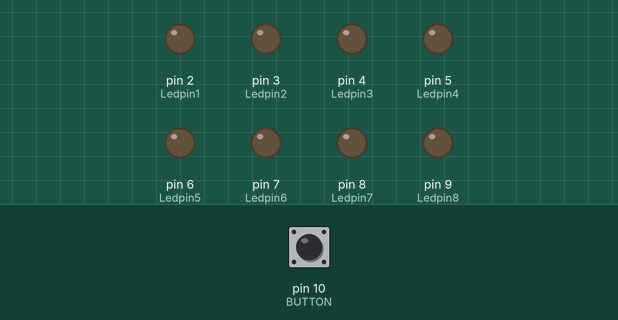
Simulated run of this sketch. Board: Arduino Uno, built with avr-gcc and run on an emulated ATmega328P. Parts: output pins drawn as LEDs (lit = HIGH). Dashed ring = blinking. Inputs (shaded band) come from the test bench; at power-on: pin 10 (BUTTON) LOW.

Above: at 1.2 s.
1.3 s: pin 10 (BUTTON) pulled HIGH for 0.15 s
At 1.86 s:
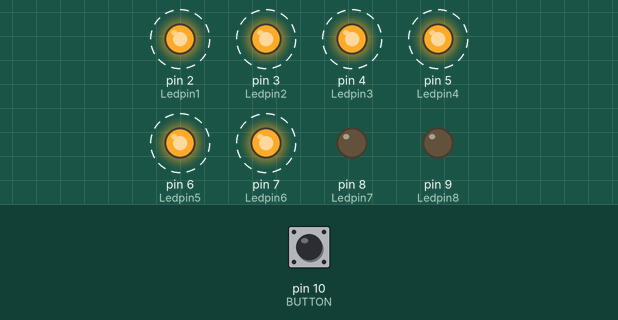
4.3 s: pin 10 (BUTTON) pulled HIGH for 1 s
At 4.9 s:
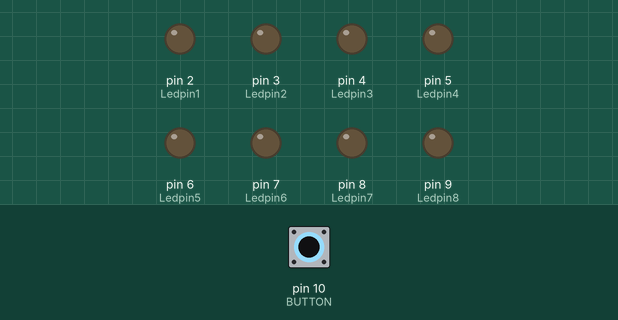
6.8 s: pin 10 (BUTTON) pulled HIGH for 3.2 s
At 7.56 s:
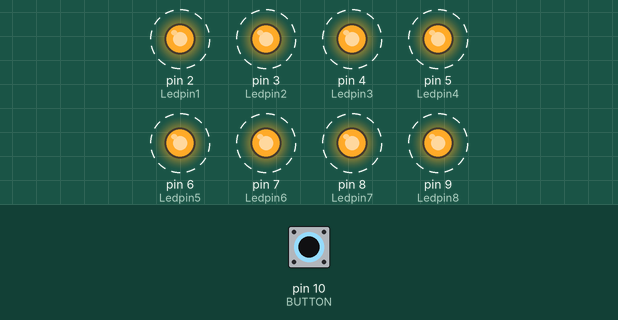
Timing chart, 0 to 17.5 s (numbered marks = the images above; inputs shaded):
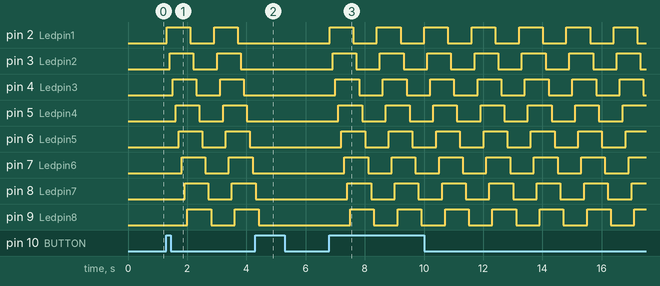

The sketch:

LEd8_varisi_but_rasa_switch.ino
```cpp
// PROJECT: Toggle On/Off LED dan Pushbutton
// Level: 1/10

int Ledpin1 =  2;
int Ledpin2 =  3;
int Ledpin3 =  4;
int Ledpin4 =  5;
int Ledpin5 =  6;
int Ledpin6 =  7;
int Ledpin7 =  8;
int Ledpin8 =  9;

const int BUTTON = 10; // pin untuk pushbutton
int val = 0; // variabel penyimpan nilai input
int old_val = 0; // variabel untuk menyimpan nilai input sebelumnya
int state = 0; // 0 = LED off dan 1 = LED on

void setup() {
   pinMode(Ledpin1, OUTPUT);
  pinMode(Ledpin2, OUTPUT);
  pinMode(Ledpin3, OUTPUT);
  pinMode(Ledpin4, OUTPUT);
  pinMode(Ledpin5, OUTPUT);
  pinMode(Ledpin6, OUTPUT);
  pinMode(Ledpin7, OUTPUT);
  pinMode(Ledpin8, OUTPUT);
   pinMode(BUTTON, INPUT); // deklarasi pushbutton sbg input
}

void loop(){
   val = digitalRead(BUTTON); // membaca nilai BUTTON menyimpan nilainya
   // mengecek perubahan val
   if ((val == HIGH) && (old_val == LOW)){
      state = 1 - state;
      delay(10); //proses debouncing, untuk mencegah kesalahan baca
   }
   old_val = val;
   if (state == 1) {
      majukanan();
   } else {
      offsemua();
   }
}

void majukanan (){
  digitalWrite(Ledpin1, 1); delay(100);
  digitalWrite(Ledpin2, 1); delay(100);
  digitalWrite(Ledpin3, 1); delay(100);
  digitalWrite(Ledpin4, 1); delay(100);
  digitalWrite(Ledpin5, 1); delay(100);
  digitalWrite(Ledpin6, 1); delay(100);
  digitalWrite(Ledpin7, 1); delay(100);
  digitalWrite(Ledpin8, 1); delay(100);
  digitalWrite(Ledpin1, 0); delay(100);
  digitalWrite(Ledpin2, 0); delay(100);
  digitalWrite(Ledpin3, 0); delay(100);
  digitalWrite(Ledpin4, 0); delay(100);
  digitalWrite(Ledpin5, 0); delay(100);
  digitalWrite(Ledpin6, 0); delay(100);
  digitalWrite(Ledpin7, 0); delay(100);
  digitalWrite(Ledpin8, 0); delay(100);

  }

void majukiri (){
  digitalWrite(Ledpin8, 1); delay(100);
  digitalWrite(Ledpin7, 1); delay(100);
  digitalWrite(Ledpin6, 1); delay(100);
  digitalWrite(Ledpin5, 1); delay(100);
  digitalWrite(Ledpin4, 1); delay(100);
  digitalWrite(Ledpin3, 1); delay(100);
  digitalWrite(Ledpin2, 1); delay(100);
  digitalWrite(Ledpin1, 1); delay(100);
  digitalWrite(Ledpin8, 0); delay(100);
  digitalWrite(Ledpin7, 0); delay(100);
  digitalWrite(Ledpin6, 0); delay(100);
  digitalWrite(Ledpin5, 0); delay(100);
  digitalWrite(Ledpin4, 0); delay(100);
  digitalWrite(Ledpin3, 0); delay(100);
  digitalWrite(Ledpin2, 0); delay(100);
  digitalWrite(Ledpin1, 0); delay(100);
  }

void tengahluar (){
  digitalWrite(Ledpin4, 1);
  digitalWrite(Ledpin5, 1); delay(200);
  digitalWrite(Ledpin3, 1);
  digitalWrite(Ledpin6, 1); delay(200);
  digitalWrite(Ledpin2, 1);
  digitalWrite(Ledpin7, 1); delay(200);
  digitalWrite(Ledpin1, 1);
  digitalWrite(Ledpin8, 1); delay(200);
  digitalWrite(Ledpin4, 0);
  digitalWrite(Ledpin5, 0); delay(200);
  digitalWrite(Ledpin3, 0);
  digitalWrite(Ledpin6, 0); delay(200);
  digitalWrite(Ledpin2, 0);
  digitalWrite(Ledpin7, 0); delay(200);
  digitalWrite(Ledpin1, 0);
  digitalWrite(Ledpin8, 0); delay(200);
  }

  void offsemua (){
  digitalWrite(Ledpin1, 0);
  digitalWrite(Ledpin2, 0);
  digitalWrite(Ledpin3, 0);
  digitalWrite(Ledpin4, 0);
  digitalWrite(Ledpin5, 0);
  digitalWrite(Ledpin6, 0);
  digitalWrite(Ledpin7, 0);
  digitalWrite(Ledpin8, 0);
    }
```

Measured:
- after the input at 1.3 s, pin 2 (Ledpin1): alternates HIGH for 0.80 s and LOW for 0.80 s, starting at once; pin 3 (Ledpin2): alternates HIGH for 0.80 s and LOW for 0.80 s, starting after 0.11 s
- after the input at 4.3 s, pin 2 (Ledpin1): stays LOW (without the input it goes to HIGH after 0.21 s); pin 3 (Ledpin2): stays LOW (without the input it goes to HIGH after 0.31 s)
- after the input at 6.8 s, pin 2 (Ledpin1): alternates HIGH for 0.80 s and LOW for 0.80 s, starting at once; pin 3 (Ledpin2): alternates HIGH for 0.80 s and LOW for 0.80 s, starting after 0.11 s
